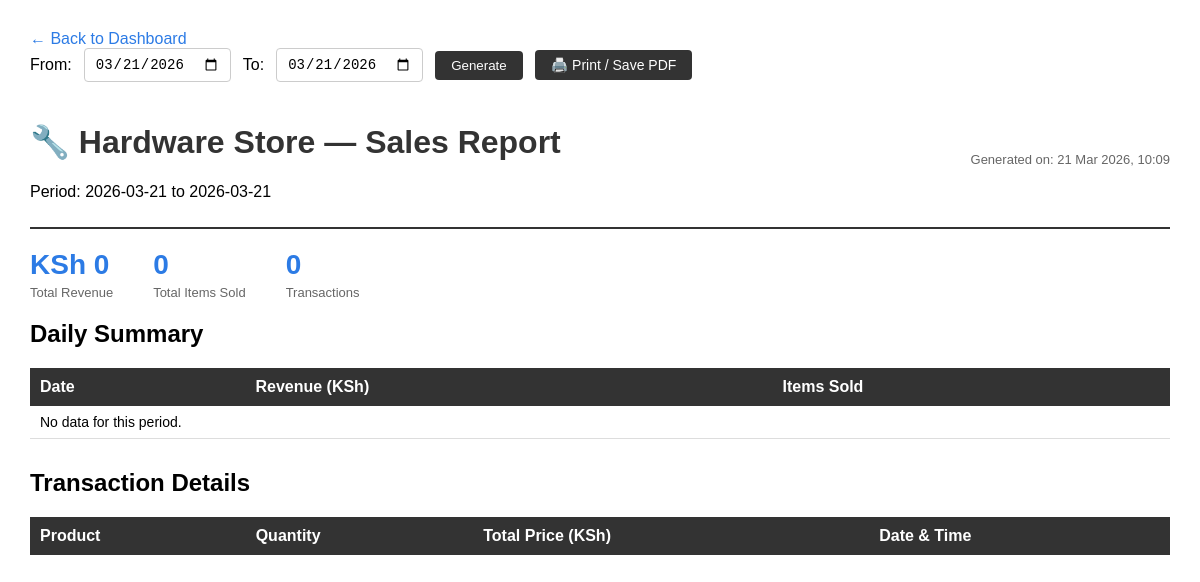
The app's page /report/print/, older data.
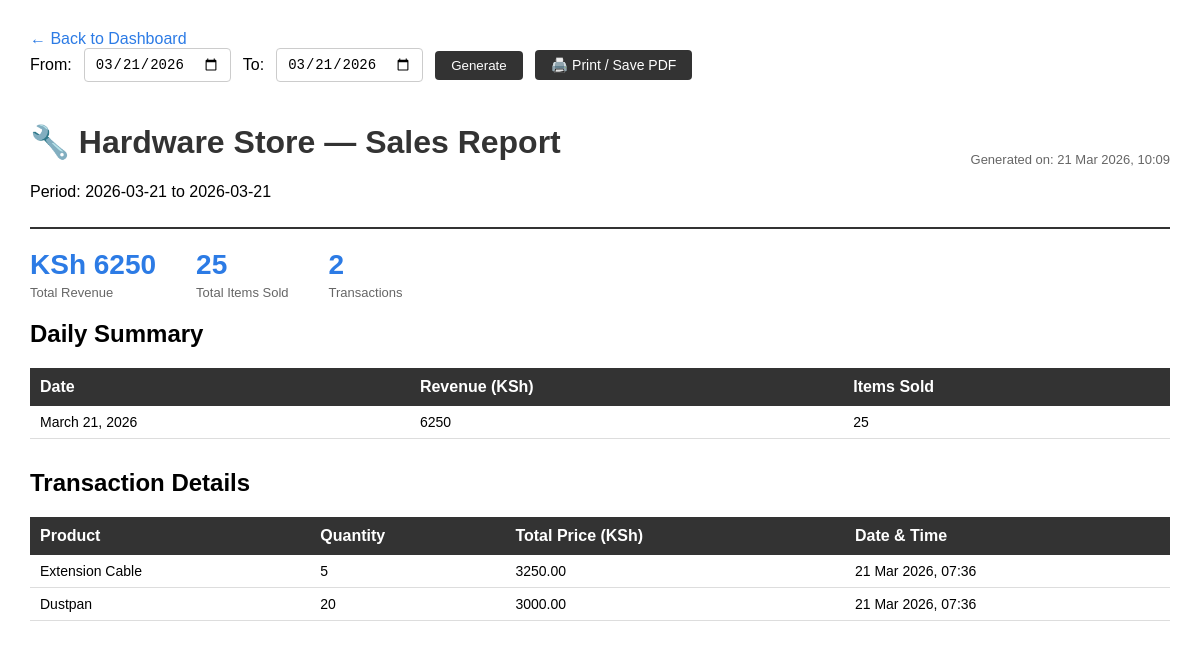
The same page, newer data.
### sales/models.py (models this page shows, shortened)
class Sale(models.Model):
    product = models.ForeignKey(Product, on_delete=models.CASCADE)
    quantity_sold = models.IntegerField()
    date = models.DateTimeField(auto_now_add=True)
    total_price = models.DecimalField(max_digits=10, decimal_places=2, blank=True, null=True)

### inventory/models.py (models this page shows, shortened)
class Product(models.Model):
    name = models.CharField(max_length=200)
    category = models.ForeignKey(Category, on_delete=models.SET_NULL, null=True)
    supplier = models.ForeignKey(Supplier, on_delete=models.SET_NULL, null=True)
    price = models.DecimalField(max_digits=10, decimal_places=2)
    stock_quantity = models.IntegerField()
    reorder_level = models.IntegerField(default=5)

### reports/views.py (the view)
# urls.py: path('report/print/', views.print_report, name='print_report'),
def print_report(request):
    today = date.today()
    date_from = request.GET.get('date_from', str(today))
    date_to = request.GET.get('date_to', str(today))
    sales = Sale.objects.filter(
        date__date__gte=date_from,
        date__date__lte=date_to
    ).order_by('date')
    total_revenue = sales.aggregate(total=Sum('total_price'))['total'] or 0
    total_items = sales.aggregate(total=Sum('quantity_sold'))['total'] or 0
    daily = (
        sales.annotate(day=TruncDate('date'))
        .values('day')
        .annotate(revenue=Sum('total_price'), items=Sum('quantity_sold'))
        .order_by('day')
    )
    return render(request, 'reports/print_report.html', {
        'sales': sales,
        'total_revenue': total_revenue,
        'total_items': total_items,
        'daily': daily,
        'date_from': date_from,
        'date_to': date_to,
    })

### reports/templates/reports/print_report.html (shortened to what this page needs)
<!DOCTYPE html>
<html>
<head>
</head>
<body>
    <div class="no-print">
        <a href="/dashboard/">← Back to Dashboard</a>
        <form method="GET" style="display:inline;">
            <div class="date-filter">
                <label>From:</label>
                <input type="date" name="date_from" value="{{ date_from }}">
                <label>To:</label>
                <input type="date" name="date_to" value="{{ date_to }}">
                <button type="submit">Generate</button>
                <button type="button" class="btn" onclick="window.print()">🖨️ Print / Save PDF</button>
            </div>
        </form>
    </div>
    <div class="header">
        <div>
            <h1>🔧 Hardware Store — Sales Report</h1>
            <p>Period: {{ date_from }} to {{ date_to }}</p>
        </div>
        <div style="text-align:right; color:#666; font-size:13px;">
            Generated on: {% now "d M Y, H:i" %}
        </div>
    </div>
    <div class="summary">
        <div class="summary-item">
            <h2>KSh {{ total_revenue }}</h2>
            <p>Total Revenue</p>
        </div>
        <div class="summary-item">
            <h2>{{ total_items }}</h2>
            <p>Total Items Sold</p>
        </div>
        <div class="summary-item">
            <h2>{{ sales.count }}</h2>
            <p>Transactions</p>
        </div>
    </div>
    <h2>Daily Summary</h2>
    <table>
        <tr>
            <th>Date</th><th>Revenue (KSh)</th><th>Items Sold</th>
        </tr>
        {% for day in daily %}
        <tr>
            <td>{{ day.day }}</td>
            <td>{{ day.revenue }}</td>
            <td>{{ day.items }}</td>
        </tr>
        {% empty %}
        <tr><td colspan="3">No data for this period.</td></tr>
        {% endfor %}
    </table>
    <h2>Transaction Details</h2>
    <table>
        <tr>
            <th>Product</th><th>Quantity</th><th>Total Price (KSh)</th><th>Date & Time</th>
        </tr>
        {% for sale in sales %}
        <tr>
            <td>{{ sale.product.name }}</td>
            <td>{{ sale.quantity_sold }}</td>
            <td>{{ sale.total_price }}</td>
            <td>{{ sale.date|date:"d M Y, H:i" }}</td>
        </tr>
        {% endfor %}
    </table>
</body>
</html>

Row changes from the older to the newer data that the page shows:
added Sale: product.name "Extension Cable", quantity_sold "5", total_price "3250.00", date "21 Mar 2026, 07:36"
added Sale: product.name "Dustpan", quantity_sold "20", total_price "3000.00", date "21 Mar 2026, 07:36"
Text that changed along with them:
{{ total_revenue }}: "0" → "6250"
{{ total_items }}: "0" → "25"
{{ sales.count }}: "0" → "2"
new list line: "March 21, 2026 6250 25"
text no longer shown: "No data for this period."
